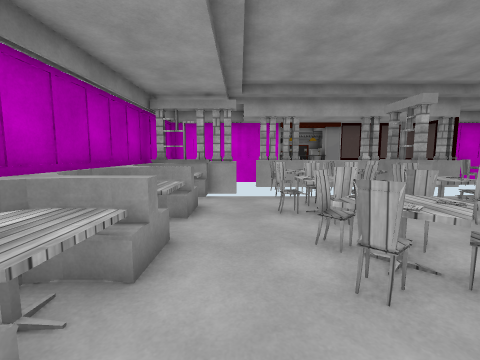
View 1 (above)

17 first-person views from a walk through a 3-D level made in the Unity game engine. The camera is 1.4 m above the floor, tilts 6° down and sees 90° across. Doors are open. The floor is counted in squares, 1 m on a side. Each view is taken from the middle of a square. On the plan, view 1 faces up. The plan holds only what a view shows up to about 13 squares ahead; the rest is blank. The place goes on beyond the plan. The player character is not drawn. Some animated figures are not drawn. Some surface patterns are stand-ins.

View 2
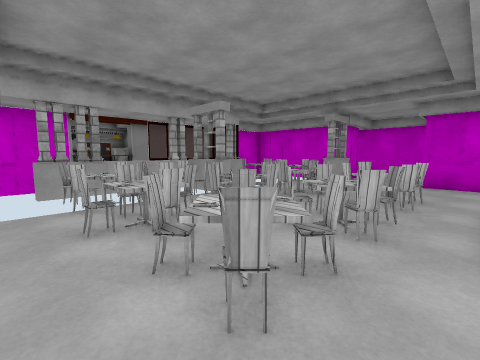

View 3
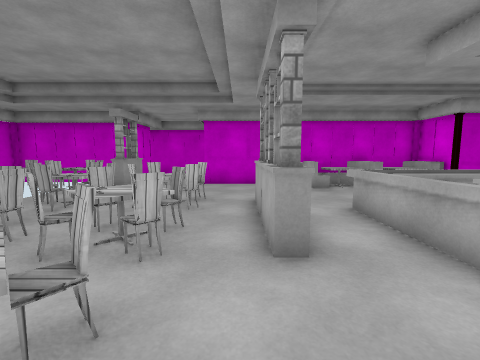

View 4
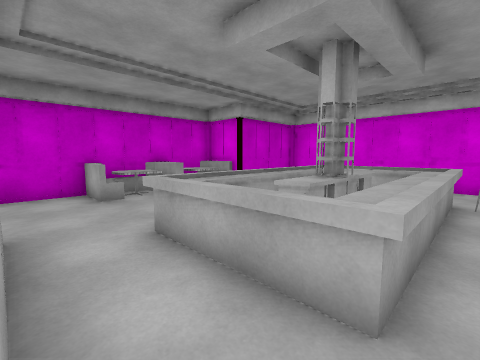

View 5
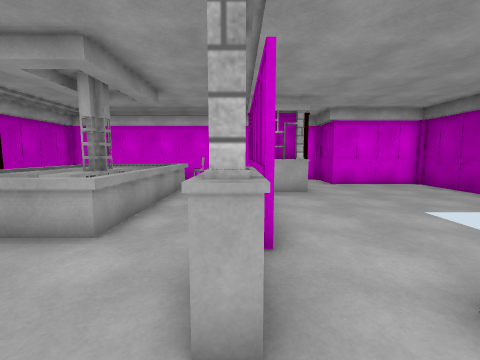

View 6
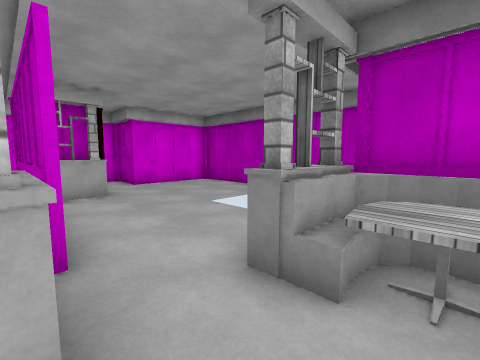

View 7
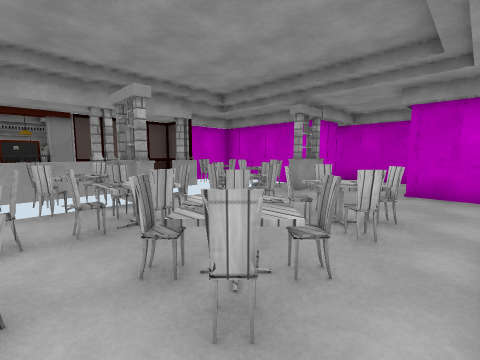

View 8
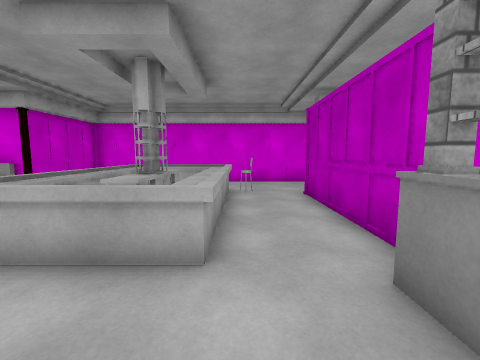

View 9
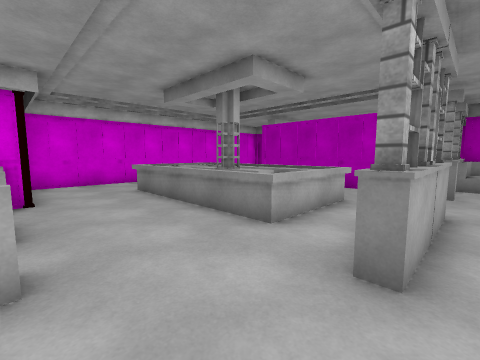

View 10
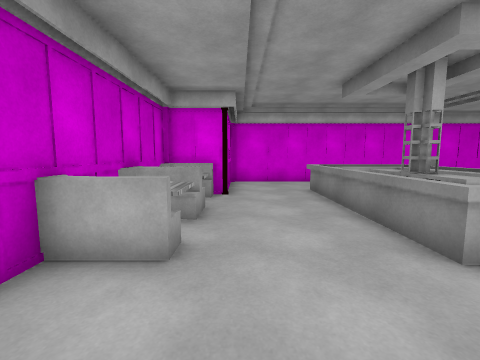

View 11
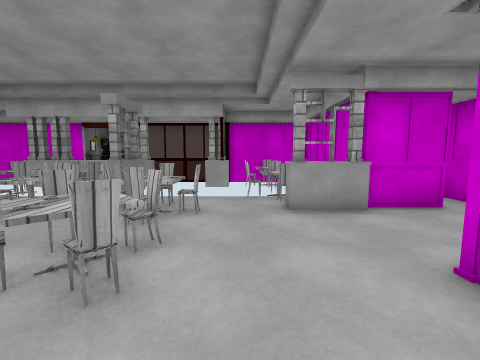

View 12
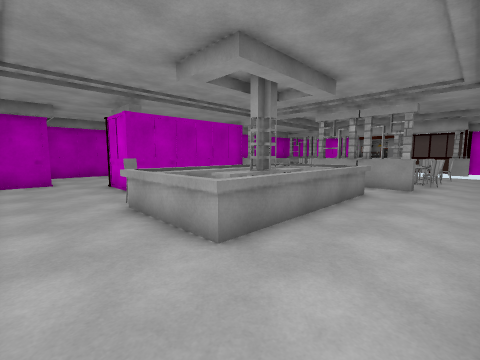

View 13
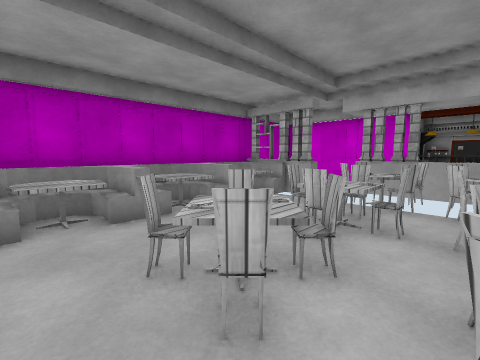

View 14
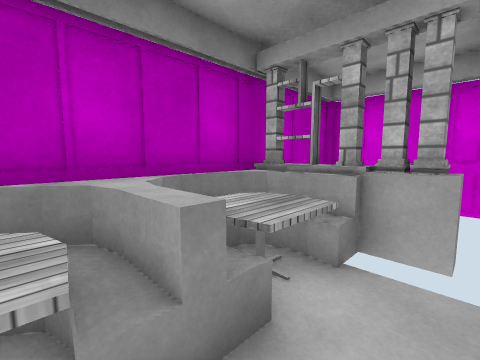

View 15
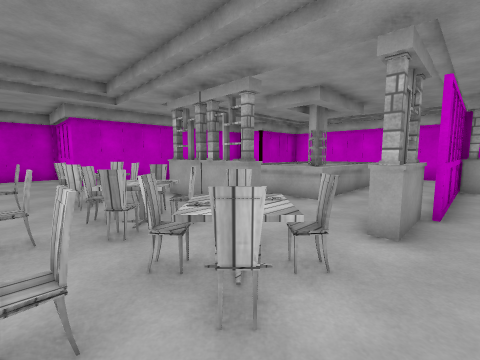

View 16
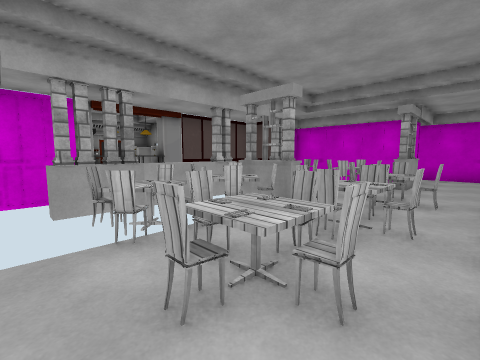

View 17
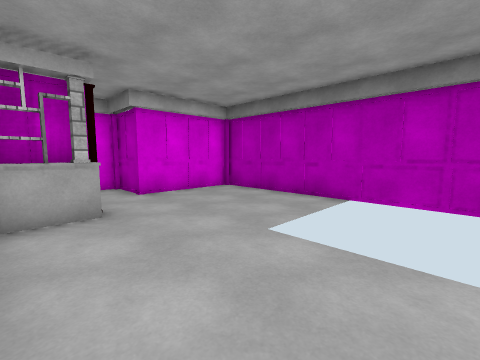

### Floor plan
Points are (right, up) in squares from view 1. A wall is a line through its corners. A room is listed if a view was taken in it or the views show most of it. See-through windows are left out.
Room 1 (views 1, 2, 3, 4, 5, 6, 7, 8, 9, 10, 11, 12, 13, 14, 15, 16, 17)
walls: (0.6, -1.4) (0.6, -7.6); (-1.2, 3.4) (-1.2, 3) (-2.3, 3); (10.9, -2.1) (12.8, -2.1); (0.5, -7.5) (0.5, -1.4); (-3.1, 1.9) (-3, 1.2); (-3, 2.4) (-3.1, 1.6) (-2.9, 1.1) (-2.6, 0.7); (10.9, -5) (10.9, -4.6) (11.9, -4.6); (-1.2, 6.1) (-1.2, 5.7) (-2.2, 5.7); (10.9, -7.3) (12.6, -7.3) (12.6, 2.7); (13, 2.6) (14.9, 2.6); (4.5, 10.3) (2.4, 10.3); (15, 2.6) (15.8, 2.6); (-7.6, -1.9) (-7.6, -9.5) (-3.5, -9.5) (-3.5, -11.6) (10.5, -11.6) (10.5, -7.5) (12.6, -7.5); (16.8, 3.2) (16.8, 6.6); (15.5, 6.4) (13.3, 6.4) (13.3, 10); (-3.5, 10.5) (-3.5, 0.4)
low walls: (-2.6, 1.9) (-2.5, 1.4); (-2.1, 3) (-2.6, 2.9) (-3, 2.4); (-3.1, 4.6) (-3, 4.1); (-2.1, 5.7) (-2.6, 5.6) (-3, 5.1) (-3.1, 4.3) (-2.9, 3.7); (-2.9, 5.3) (-3, 4.9); (12.4, -7.2) (12.7, -6.9); (-1, 8.4) (-2.2, 8.4); (-2, 8.4) (-2.6, 8.3) (-3, 7.8) (-3.1, 7) (-2.9, 6.4); (-2.9, 7.9) (-3.1, 7.4) (-3, 6.8)
ways out: opening at (16, 6)
objects: pillar (-3, 0); pillar (-3, 9); shelf (-2, 0); table (-2, 1) to (-1, 2); other object (-2, 9); shelf (-1, -7); pillar (-1, 0); table (-1, 4) to (-1, 5); table (-1, 7); pillar (-1, 9); shelf (0, -7); pillar (1, -1); pillar (1, 0); table (1, 2) to (3, 4); table (1, 5) to (3, 7); table (1, 8) to (3, 9); pillar (1, 10); pillar (2, 10); other object (3, -9) to (7, -2); pillar (4, 0); table (4, 2) to (6, 4); table (4, 5) to (6, 7); chair (4, 8); chair (4, 9); other object (5, 0); chair (5, 8); chair (5, 9); pillar (5, 10); pillar (6, 0); other object (6, 8); pillar (6, 9); pillar (6, 10); shelf (7, 0); table (7, 2) to (9, 4); table (7, 5) to (9, 7); pillar (8, 0); table (10, 7) to (12, 8); pillar (11, 6); shelf (12, 6); pillar (13, 6)

Positions as (right, up) in squares from view 1, and headings:
1: (0, 0), facing up
2: (0, 1), facing up-right
3: (1, 1), facing right
4: (3, 0), facing down-right
5: (1, 2), facing down
6: (1, 2), facing down-left
7: (3, 1), facing up-right
8: (3, 1), facing down
9: (11, 1), facing down-left
10: (10, 1), facing down
11: (10, 0), facing up
12: (10, -11), facing up-left
13: (4, 1), facing up-left
14: (0, 5), facing up-left
15: (0, 5), facing down-right
16: (0, 4), facing up-right
17: (0, -1), facing down-left
